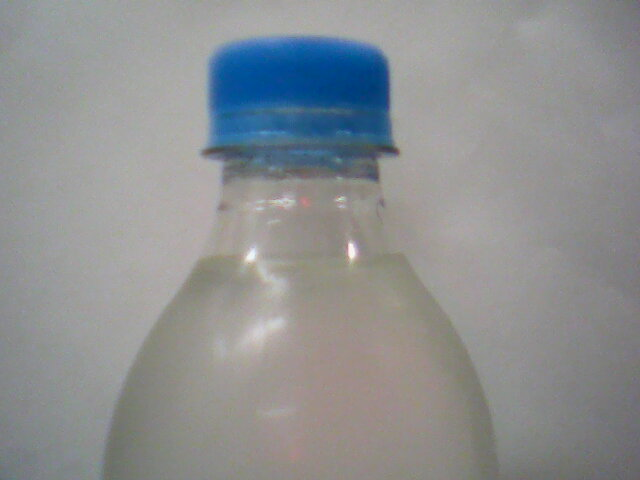
#> input picture images/im06.jpg, 640 x 480 px
$ python single_image_test.py   (older library calls are emulated)
#> lines starting #> are read from the running program, lines starting #| are printed output that depends on the picture; after the words box and inside, x2 and y2 are one past the last pixel; in counts of white or black regions, pixels touching at a corner belong together
#%% impor modules
import cv2
import os
import numpy as np
import matplotlib.pyplot as plt
from PIL import Image

def display_image(image):
    Image.fromarray(np.uint8(image)).show()

#%%load image
image_bgr = cv2.imread("images/im06.jpg")
#> image_bgr is the input picture: shape (480, 640, 3); mean B, G, R 145.2, 143.9, 141.5
image = cv2.cvtColor(image_bgr, cv2.COLOR_BGR2RGB)
display_image(image)

#%%BGR2GRAY
image_gray = cv2.cvtColor(image, cv2.COLOR_RGB2GRAY)
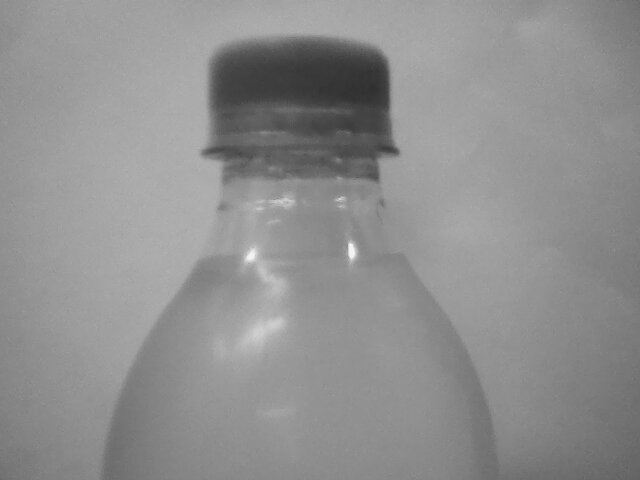
#> image_gray: shape (480, 640); min 47, max 252, mean 143.3
display_image(image_gray)

# [8 lines of commented-out code are left out]

blurred = cv2.GaussianBlur(image_gray,(3,3),cv2.BORDER_DEFAULT)
display_image(blurred)

canny = cv2.Canny(blurred,10,30)
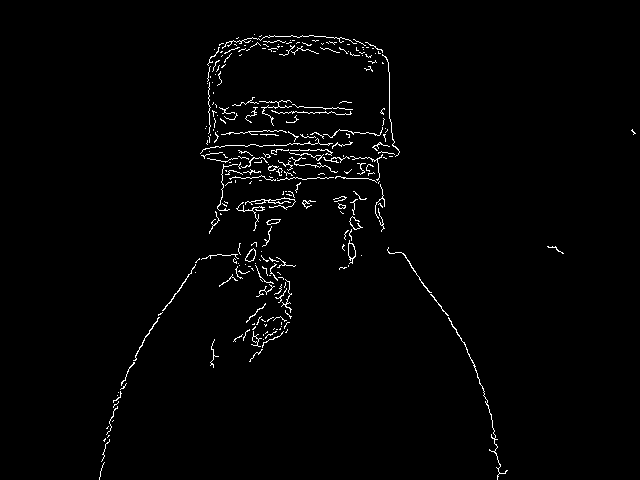
#> canny: shape (480, 640); 1.7% white in thin lines or dots, all inside (x1, y1, x2, y2) = (99, 34, 636, 480)
display_image(canny)

# lines = cv2.HoughLinesP(edges, 1, math.pi/2, 2, None, 30, 1);s

$ run again, with images/im01.jpg copied over images/im06.jpg
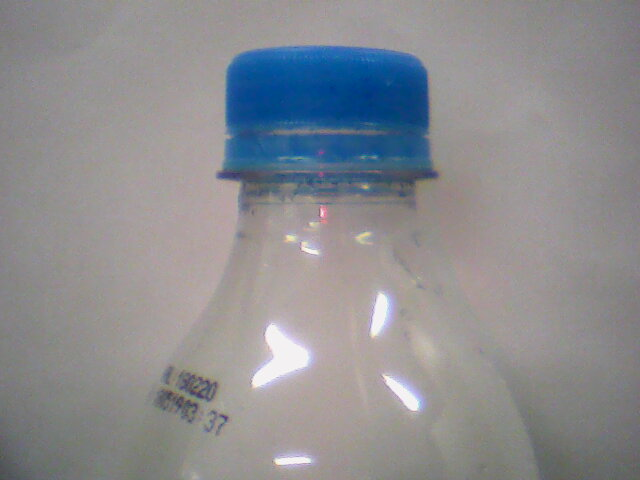
#> input picture images/im01.jpg, 640 x 480 px
#> image_bgr is the input picture: shape (480, 640, 3); mean B, G, R 144.2, 140.6, 140.1
#> `image_gray = cv2.cvtColor(image, cv2.COLOR_RGB2GRAY)`:
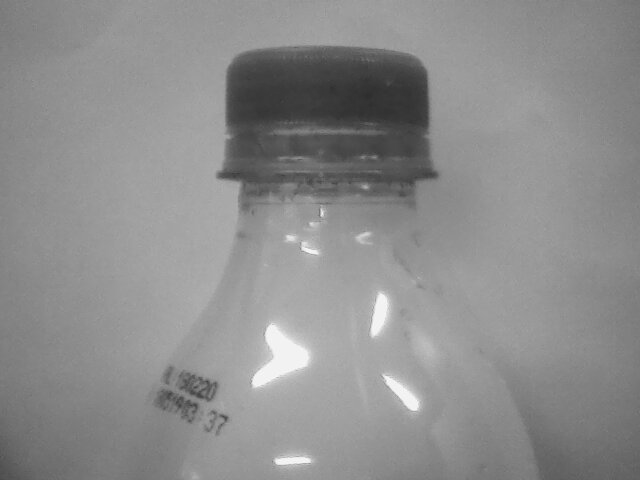
#> image_gray: shape (480, 640); min 45, max 251, mean 140.9
#> `canny = cv2.Canny(blurred,10,30)`:
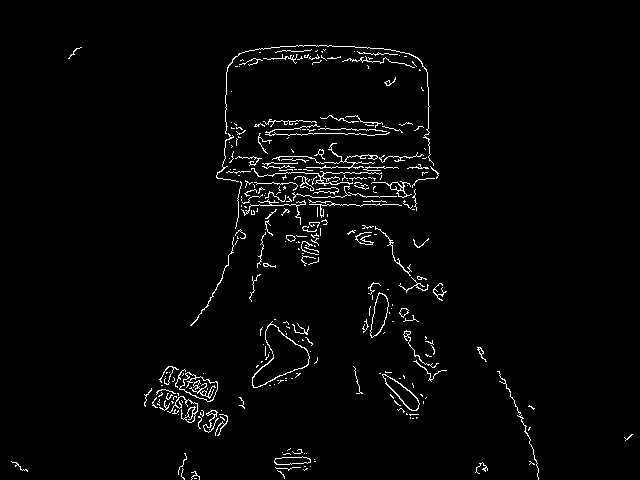
#> canny: shape (480, 640); 2.4% white in thin lines or dots, all inside (x1, y1, x2, y2) = (11, 45, 633, 480)

$ run again, with images/im02.jpg copied over images/im06.jpg
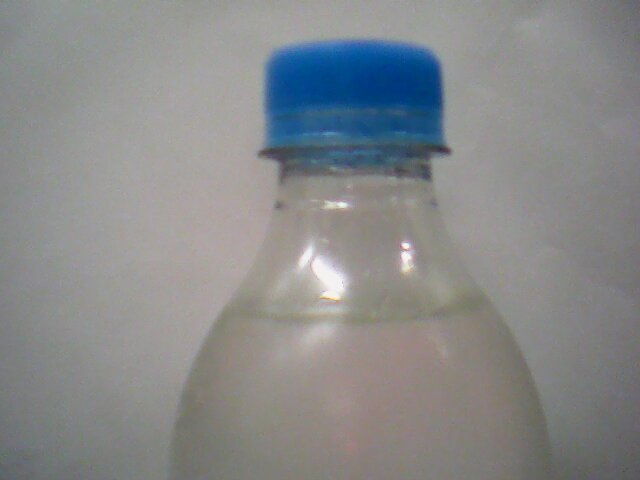
#> input picture images/im02.jpg, 640 x 480 px
#> image_bgr is the input picture: shape (480, 640, 3); mean B, G, R 137.8, 137.2, 135.4
#> `image_gray = cv2.cvtColor(image, cv2.COLOR_RGB2GRAY)`:
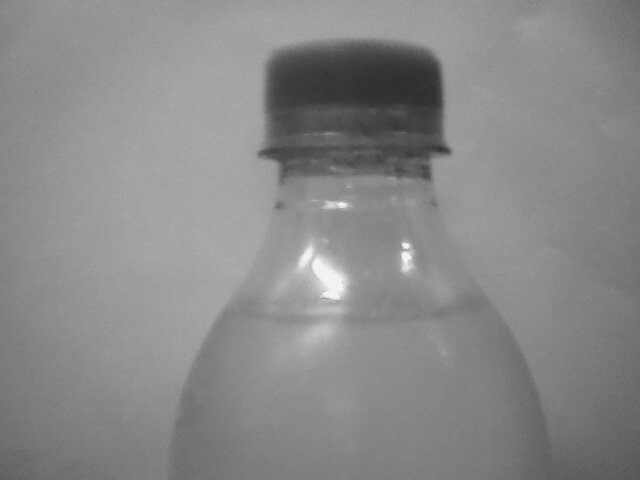
#> image_gray: shape (480, 640); min 45, max 253, mean 136.7
#> `canny = cv2.Canny(blurred,10,30)`:
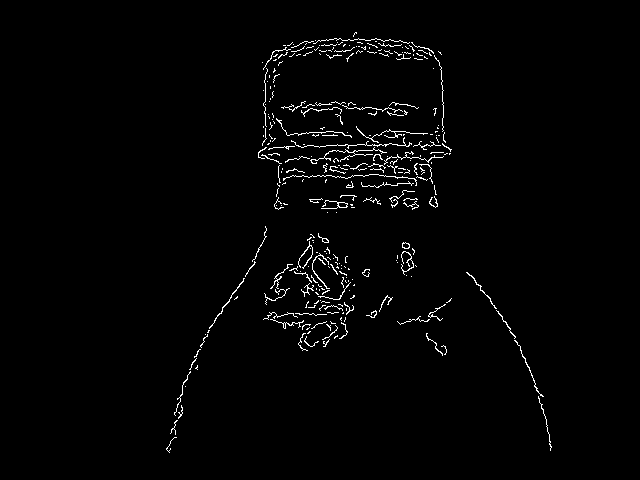
#> canny: shape (480, 640); 1.7% white in thin lines or dots, all inside (x1, y1, x2, y2) = (166, 32, 552, 453)

$ run again, with images/im03.jpg copied over images/im06.jpg
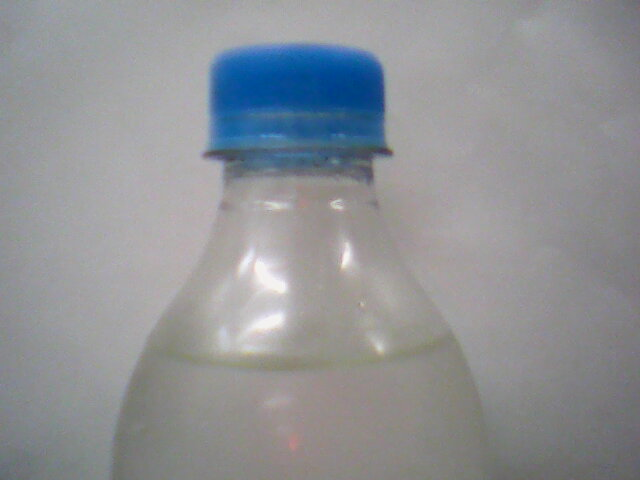
#> input picture images/im03.jpg, 640 x 480 px
#> image_bgr is the input picture: shape (480, 640, 3); mean B, G, R 149.5, 145.8, 143.4
#> `image_gray = cv2.cvtColor(image, cv2.COLOR_RGB2GRAY)`:
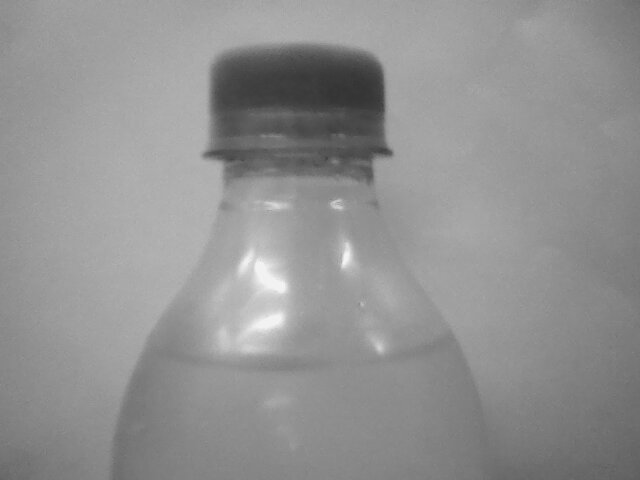
#> image_gray: shape (480, 640); min 52, max 248, mean 145.5
#> `canny = cv2.Canny(blurred,10,30)`:
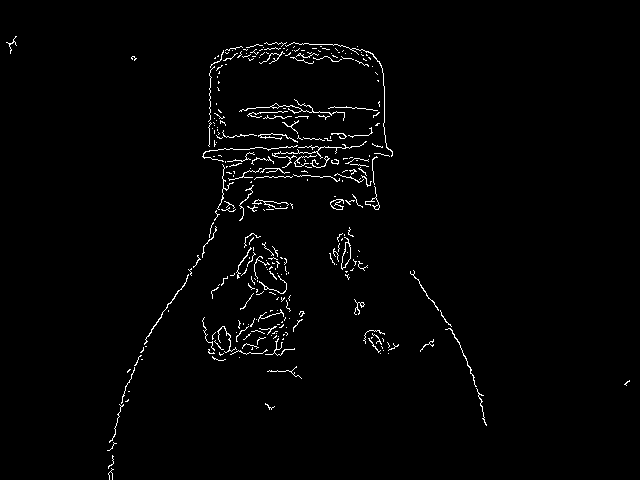
#> canny: shape (480, 640); 1.7% white in thin lines or dots
